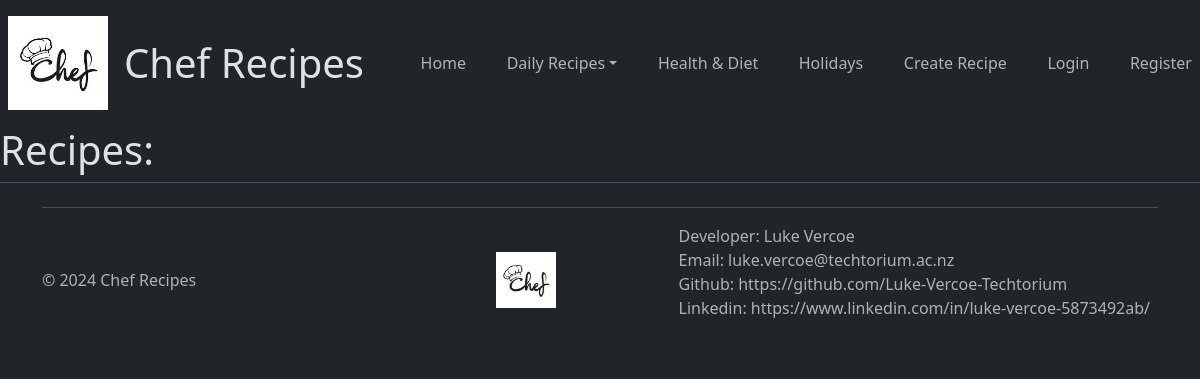
Page /holidays on the earlier database version.
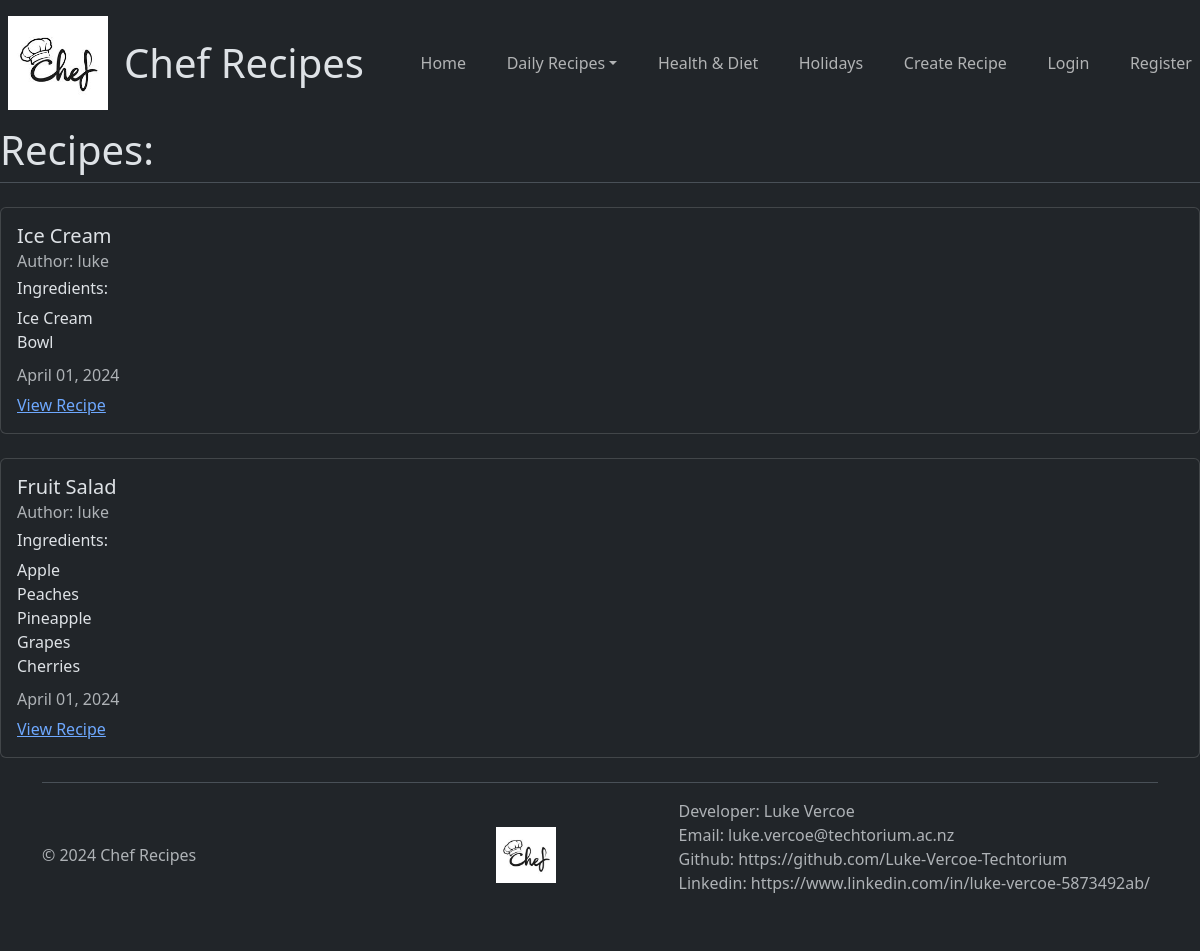
Same page on the later database version.
### recipes/models.py (models this page shows, shortened)
class recipe(models.Model):
    class Meta:
        ordering = ('-updated_at',)
    title = models.CharField(max_length=100)
    ingredients = models.TextField()
    description = models.TextField()
    category = models.CharField(max_length=100, choices=(
        ("NONE", "None"),
        ("HEALTH_DIET", "Health & Diet"),
        ("HOLIDAYS", "Holidays"),
    ))
    meal_time = models.CharField(max_length=100, choices=(
        ("BREAKFAST", "Breakfast"),
        ("LUNCH", "Lunch"),
        ("DINNER", "Dinner"),
        ("DESSERT", "Dessert"),
    ))
    author = models.ForeignKey(User, on_delete=models.CASCADE)
    created_at = models.DateTimeField(auto_now_add=True)
    updated_at = models.DateTimeField(auto_now=True)

### recipes/views.py (the view)
# urls.py: path("holidays", views.recipeHolidaysView.as_view(), name="recipes-holidays"),
class recipeHolidaysView(ListView):
    model = models.recipe
    template_name ="recipes/holidays.html"
    context_object_name = "recipes"

### recipes/templates/recipes/holidays.html (shortened to what this page needs)
{% extends "recipes/base.html" %}
{% block content %}
<h1>Recipes:</h1>
<div class="border-top">
    {% for recipe in recipes %}
    {% if recipe.category == "HOLIDAYS" %}
    {% include "recipes/recipe_display.html" %}
    {% endif %}
    {% endfor %}
</div>
{% endblock content %}

### recipes/templates/recipes/recipe_display.html (shortened to what this page needs)
<div class="card my-4">
    <div class="card-body">
        <h5 class="card-title">{{ recipe.title }}</h5>
        <h6 class="card-subtitle mb-2 text-muted">Author: {{ recipe.author }}</h6>
        <h6 class="card-title">Ingredients:</h6>
        <p class="card-text">
            {{ recipe.ingredients|linebreaksbr }}
        <h6 class="card-subtitle mb-2 text-muted">{{ recipe.updated_at|date:"F d, Y" }}</h6>
        <a href="{% url 'recipes-detail' recipe.pk %}" class="card-link">View Recipe</a>
    </div>
</div>

Differences in the rows shown:
added recipe: title "Ice Cream", author "luke", ingredients "Ice Cream Bowl", updated_at "April 01, 2024"
added recipe: title "Fruit Salad", author "luke", ingredients "Apple Peaches Pineapple Grapes Cherries", updated_at "April 01, 2024"
